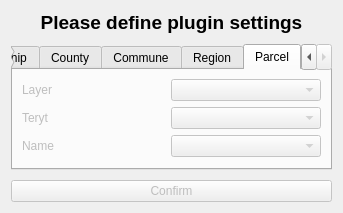
<?xml version="1.0" encoding="UTF-8"?>
<ui version="4.0">
 <class>QGISLayerPicker</class>
 <widget class="QDialog" name="QGISLayerPicker">
  <property name="enabled">
   <bool>true</bool>
  </property>
  <property name="geometry">
   <rect>
    <x>0</x>
    <y>0</y>
    <width>343</width>
    <height>213</height>
   </rect>
  </property>
  <property name="sizePolicy">
   <sizepolicy hsizetype="Preferred" vsizetype="Preferred">
    <horstretch>0</horstretch>
    <verstretch>0</verstretch>
   </sizepolicy>
  </property>
  <property name="windowTitle">
   <string>Dialog</string>
  </property>
  <layout class="QVBoxLayout" name="verticalLayout_13">
   <item>
    <widget class="QLabel" name="titleLabel">
     <property name="text">
      <string>&lt;html&gt;&lt;head/&gt;&lt;body&gt;&lt;p align=&quot;center&quot;&gt;&lt;span style=&quot; font-size:14pt; font-weight:600;&quot;&gt;Please define plugin settings&lt;/span&gt;&lt;/p&gt;&lt;/body&gt;&lt;/html&gt;</string>
     </property>
    </widget>
   </item>
   <item>
    <spacer name="verticalSpacer">
     <property name="orientation">
      <enum>Qt::Vertical</enum>
     </property>
     <property name="sizeHint" stdset="0">
      <size>
       <width>20</width>
       <height>40</height>
      </size>
     </property>
    </spacer>
   </item>
   <item>
    <widget class="QTabWidget" name="layerPickerTab">
     <property name="enabled">
      <bool>true</bool>
     </property>
     <property name="currentIndex">
      <number>4</number>
     </property>
     <widget class="QWidget" name="voivodeshipTab">
      <property name="enabled">
       <bool>true</bool>
      </property>
      <attribute name="title">
       <string>Voivodeship</string>
      </attribute>
      <layout class="QVBoxLayout" name="verticalLayout">
       <item>
        <layout class="QHBoxLayout" name="horizontalLayout_7">
         <item>
          <widget class="QLabel" name="voivodeshipLabel">
           <property name="text">
            <string>Layer</string>
           </property>
          </widget>
         </item>
         <item>
          <spacer name="horizontalSpacer_5">
           <property name="orientation">
            <enum>Qt::Horizontal</enum>
           </property>
           <property name="sizeHint" stdset="0">
            <size>
             <width>40</width>
             <height>20</height>
            </size>
           </property>
          </spacer>
         </item>
         <item>
          <widget class="QgsMapLayerComboBox" name="voivodeshipMapLayerComboBox">
           <property name="enabled">
            <bool>false</bool>
           </property>
           <property name="minimumSize">
            <size>
             <width>150</width>
             <height>0</height>
            </size>
           </property>
           <property name="maximumSize">
            <size>
             <width>16777215</width>
             <height>16777215</height>
            </size>
           </property>
           <property name="acceptDrops">
            <bool>true</bool>
           </property>
          </widget>
         </item>
        </layout>
       </item>
       <item>
        <layout class="QHBoxLayout" name="horizontalLayout">
         <item>
          <widget class="QLabel" name="voivodeshipTerytLabel">
           <property name="text">
            <string>Teryt</string>
           </property>
          </widget>
         </item>
         <item>
          <spacer name="horizontalSpacer">
           <property name="orientation">
            <enum>Qt::Horizontal</enum>
           </property>
           <property name="sizeType">
            <enum>QSizePolicy::Expanding</enum>
           </property>
           <property name="sizeHint" stdset="0">
            <size>
             <width>40</width>
             <height>20</height>
            </size>
           </property>
          </spacer>
         </item>
         <item>
          <widget class="QgsFieldComboBox" name="voivodeshipTerytFieldComboBox">
           <property name="enabled">
            <bool>false</bool>
           </property>
           <property name="minimumSize">
            <size>
             <width>150</width>
             <height>0</height>
            </size>
           </property>
          </widget>
         </item>
        </layout>
       </item>
       <item>
        <layout class="QHBoxLayout" name="horizontalLayout_6">
         <item>
          <widget class="QLabel" name="voivodeshipNameLabel">
           <property name="text">
            <string>Name</string>
           </property>
          </widget>
         </item>
         <item>
          <spacer name="horizontalSpacer_2">
           <property name="orientation">
            <enum>Qt::Horizontal</enum>
           </property>
           <property name="sizeType">
            <enum>QSizePolicy::Expanding</enum>
           </property>
           <property name="sizeHint" stdset="0">
            <size>
             <width>40</width>
             <height>20</height>
            </size>
           </property>
          </spacer>
         </item>
         <item>
          <widget class="QgsFieldComboBox" name="voivodeshipNameFieldComboBox">
           <property name="enabled">
            <bool>false</bool>
           </property>
           <property name="minimumSize">
            <size>
             <width>150</width>
             <height>0</height>
            </size>
           </property>
          </widget>
         </item>
        </layout>
       </item>
      </layout>
     </widget>
     <widget class="QWidget" name="countyTab">
      <property name="enabled">
       <bool>false</bool>
      </property>
      <attribute name="title">
       <string>County</string>
      </attribute>
      <layout class="QVBoxLayout" name="verticalLayout_9">
       <item>
        <layout class="QHBoxLayout" name="horizontalLayout_26">
         <item>
          <widget class="QLabel" name="countyLabel">
           <property name="enabled">
            <bool>false</bool>
           </property>
           <property name="text">
            <string>Layer</string>
           </property>
          </widget>
         </item>
         <item>
          <spacer name="horizontalSpacer_26">
           <property name="orientation">
            <enum>Qt::Horizontal</enum>
           </property>
           <property name="sizeHint" stdset="0">
            <size>
             <width>40</width>
             <height>20</height>
            </size>
           </property>
          </spacer>
         </item>
         <item>
          <widget class="QgsMapLayerComboBox" name="countyMapLayerComboBox">
           <property name="enabled">
            <bool>false</bool>
           </property>
           <property name="minimumSize">
            <size>
             <width>150</width>
             <height>0</height>
            </size>
           </property>
           <property name="maximumSize">
            <size>
             <width>16777215</width>
             <height>16777215</height>
            </size>
           </property>
           <property name="acceptDrops">
            <bool>true</bool>
           </property>
          </widget>
         </item>
        </layout>
       </item>
       <item>
        <layout class="QHBoxLayout" name="horizontalLayout_25">
         <item>
          <widget class="QLabel" name="countyTerytLabel">
           <property name="text">
            <string>Teryt</string>
           </property>
          </widget>
         </item>
         <item>
          <spacer name="horizontalSpacer_25">
           <property name="orientation">
            <enum>Qt::Horizontal</enum>
           </property>
           <property name="sizeType">
            <enum>QSizePolicy::Expanding</enum>
           </property>
           <property name="sizeHint" stdset="0">
            <size>
             <width>40</width>
             <height>20</height>
            </size>
           </property>
          </spacer>
         </item>
         <item>
          <widget class="QgsFieldComboBox" name="countyTerytFieldComboBox">
           <property name="enabled">
            <bool>false</bool>
           </property>
           <property name="minimumSize">
            <size>
             <width>150</width>
             <height>0</height>
            </size>
           </property>
          </widget>
         </item>
        </layout>
       </item>
       <item>
        <layout class="QHBoxLayout" name="horizontalLayout_27">
         <item>
          <widget class="QLabel" name="countyNameLabel">
           <property name="text">
            <string>Name</string>
           </property>
          </widget>
         </item>
         <item>
          <spacer name="horizontalSpacer_27">
           <property name="orientation">
            <enum>Qt::Horizontal</enum>
           </property>
           <property name="sizeType">
            <enum>QSizePolicy::Expanding</enum>
           </property>
           <property name="sizeHint" stdset="0">
            <size>
             <width>40</width>
             <height>20</height>
            </size>
           </property>
          </spacer>
         </item>
         <item>
          <widget class="QgsFieldComboBox" name="countyNameFieldComboBox">
           <property name="enabled">
            <bool>false</bool>
           </property>
           <property name="minimumSize">
            <size>
             <width>150</width>
             <height>0</height>
            </size>
           </property>
          </widget>
         </item>
        </layout>
       </item>
      </layout>
     </widget>
     <widget class="QWidget" name="communeTab">
      <property name="enabled">
       <bool>false</bool>
      </property>
      <attribute name="title">
       <string>Commune</string>
      </attribute>
      <layout class="QVBoxLayout" name="verticalLayout_10">
       <item>
        <layout class="QHBoxLayout" name="horizontalLayout_31">
         <item>
          <widget class="QLabel" name="communeLabel">
           <property name="text">
            <string>Layer</string>
           </property>
          </widget>
         </item>
         <item>
          <spacer name="horizontalSpacer_31">
           <property name="orientation">
            <enum>Qt::Horizontal</enum>
           </property>
           <property name="sizeHint" stdset="0">
            <size>
             <width>40</width>
             <height>20</height>
            </size>
           </property>
          </spacer>
         </item>
         <item>
          <widget class="QgsMapLayerComboBox" name="communeMapLayerComboBox">
           <property name="enabled">
            <bool>false</bool>
           </property>
           <property name="minimumSize">
            <size>
             <width>150</width>
             <height>0</height>
            </size>
           </property>
           <property name="maximumSize">
            <size>
             <width>16777215</width>
             <height>16777215</height>
            </size>
           </property>
           <property name="acceptDrops">
            <bool>true</bool>
           </property>
          </widget>
         </item>
        </layout>
       </item>
       <item>
        <layout class="QHBoxLayout" name="horizontalLayout_33">
         <item>
          <widget class="QLabel" name="communeTerytLabel">
           <property name="text">
            <string>Teryt</string>
           </property>
          </widget>
         </item>
         <item>
          <spacer name="horizontalSpacer_33">
           <property name="orientation">
            <enum>Qt::Horizontal</enum>
           </property>
           <property name="sizeType">
            <enum>QSizePolicy::Expanding</enum>
           </property>
           <property name="sizeHint" stdset="0">
            <size>
             <width>40</width>
             <height>20</height>
            </size>
           </property>
          </spacer>
         </item>
         <item>
          <widget class="QgsFieldComboBox" name="communeTerytFieldComboBox">
           <property name="enabled">
            <bool>false</bool>
           </property>
           <property name="minimumSize">
            <size>
             <width>150</width>
             <height>0</height>
            </size>
           </property>
          </widget>
         </item>
        </layout>
       </item>
       <item>
        <layout class="QHBoxLayout" name="horizontalLayout_32">
         <item>
          <widget class="QLabel" name="communeNameLabel">
           <property name="text">
            <string>Name</string>
           </property>
          </widget>
         </item>
         <item>
          <spacer name="horizontalSpacer_32">
           <property name="orientation">
            <enum>Qt::Horizontal</enum>
           </property>
           <property name="sizeType">
            <enum>QSizePolicy::Expanding</enum>
           </property>
           <property name="sizeHint" stdset="0">
            <size>
             <width>40</width>
             <height>20</height>
            </size>
           </property>
          </spacer>
         </item>
         <item>
          <widget class="QgsFieldComboBox" name="communeNameFieldComboBox">
           <property name="enabled">
            <bool>false</bool>
           </property>
           <property name="minimumSize">
            <size>
             <width>150</width>
             <height>0</height>
            </size>
           </property>
          </widget>
         </item>
        </layout>
       </item>
      </layout>
     </widget>
     <widget class="QWidget" name="regionTab">
      <property name="enabled">
       <bool>false</bool>
      </property>
      <attribute name="title">
       <string>Region</string>
      </attribute>
      <layout class="QVBoxLayout" name="verticalLayout_12">
       <item>
        <layout class="QHBoxLayout" name="horizontalLayout_40">
         <item>
          <widget class="QLabel" name="regionLabel">
           <property name="text">
            <string>Layer</string>
           </property>
          </widget>
         </item>
         <item>
          <spacer name="horizontalSpacer_40">
           <property name="orientation">
            <enum>Qt::Horizontal</enum>
           </property>
           <property name="sizeHint" stdset="0">
            <size>
             <width>40</width>
             <height>20</height>
            </size>
           </property>
          </spacer>
         </item>
         <item>
          <widget class="QgsMapLayerComboBox" name="regionMapLayerComboBox">
           <property name="enabled">
            <bool>false</bool>
           </property>
           <property name="minimumSize">
            <size>
             <width>150</width>
             <height>0</height>
            </size>
           </property>
           <property name="maximumSize">
            <size>
             <width>16777215</width>
             <height>16777215</height>
            </size>
           </property>
           <property name="acceptDrops">
            <bool>true</bool>
           </property>
          </widget>
         </item>
        </layout>
       </item>
       <item>
        <layout class="QHBoxLayout" name="horizontalLayout_41">
         <item>
          <widget class="QLabel" name="regionTerytLabel">
           <property name="text">
            <string>Teryt</string>
           </property>
          </widget>
         </item>
         <item>
          <spacer name="horizontalSpacer_41">
           <property name="orientation">
            <enum>Qt::Horizontal</enum>
           </property>
           <property name="sizeType">
            <enum>QSizePolicy::Expanding</enum>
           </property>
           <property name="sizeHint" stdset="0">
            <size>
             <width>40</width>
             <height>20</height>
            </size>
           </property>
          </spacer>
         </item>
         <item>
          <widget class="QgsFieldComboBox" name="regionTerytFieldComboBox">
           <property name="enabled">
            <bool>false</bool>
           </property>
           <property name="minimumSize">
            <size>
             <width>150</width>
             <height>0</height>
            </size>
           </property>
          </widget>
         </item>
        </layout>
       </item>
       <item>
        <layout class="QHBoxLayout" name="horizontalLayout_42">
         <item>
          <widget class="QLabel" name="regionNameLabel">
           <property name="text">
            <string>Name</string>
           </property>
          </widget>
         </item>
         <item>
          <spacer name="horizontalSpacer_42">
           <property name="orientation">
            <enum>Qt::Horizontal</enum>
           </property>
           <property name="sizeType">
            <enum>QSizePolicy::Expanding</enum>
           </property>
           <property name="sizeHint" stdset="0">
            <size>
             <width>40</width>
             <height>20</height>
            </size>
           </property>
          </spacer>
         </item>
         <item>
          <widget class="QgsFieldComboBox" name="regionNameFieldComboBox">
           <property name="enabled">
            <bool>false</bool>
           </property>
           <property name="minimumSize">
            <size>
             <width>150</width>
             <height>0</height>
            </size>
           </property>
          </widget>
         </item>
        </layout>
       </item>
      </layout>
     </widget>
     <widget class="QWidget" name="parcelTab">
      <property name="enabled">
       <bool>false</bool>
      </property>
      <attribute name="title">
       <string>Parcel</string>
      </attribute>
      <layout class="QVBoxLayout" name="verticalLayout_11">
       <item>
        <layout class="QHBoxLayout" name="horizontalLayout_37">
         <item>
          <widget class="QLabel" name="parcelLabel">
           <property name="text">
            <string>Layer</string>
           </property>
          </widget>
         </item>
         <item>
          <spacer name="horizontalSpacer_37">
           <property name="orientation">
            <enum>Qt::Horizontal</enum>
           </property>
           <property name="sizeHint" stdset="0">
            <size>
             <width>40</width>
             <height>20</height>
            </size>
           </property>
          </spacer>
         </item>
         <item>
          <widget class="QgsMapLayerComboBox" name="parcelMapLayerComboBox">
           <property name="enabled">
            <bool>false</bool>
           </property>
           <property name="minimumSize">
            <size>
             <width>150</width>
             <height>0</height>
            </size>
           </property>
           <property name="maximumSize">
            <size>
             <width>16777215</width>
             <height>16777215</height>
            </size>
           </property>
           <property name="acceptDrops">
            <bool>true</bool>
           </property>
          </widget>
         </item>
        </layout>
       </item>
       <item>
        <layout class="QHBoxLayout" name="horizontalLayout_38">
         <item>
          <widget class="QLabel" name="parcelTerytLabel">
           <property name="text">
            <string>Teryt</string>
           </property>
          </widget>
         </item>
         <item>
          <spacer name="horizontalSpacer_38">
           <property name="orientation">
            <enum>Qt::Horizontal</enum>
           </property>
           <property name="sizeType">
            <enum>QSizePolicy::Expanding</enum>
           </property>
           <property name="sizeHint" stdset="0">
            <size>
             <width>40</width>
             <height>20</height>
            </size>
           </property>
          </spacer>
         </item>
         <item>
          <widget class="QgsFieldComboBox" name="parcelTerytFieldComboBox">
           <property name="enabled">
            <bool>false</bool>
           </property>
           <property name="minimumSize">
            <size>
             <width>150</width>
             <height>0</height>
            </size>
           </property>
          </widget>
         </item>
        </layout>
       </item>
       <item>
        <layout class="QHBoxLayout" name="horizontalLayout_39">
         <item>
          <widget class="QLabel" name="parcelNameLabel">
           <property name="text">
            <string>Name</string>
           </property>
          </widget>
         </item>
         <item>
          <spacer name="horizontalSpacer_39">
           <property name="orientation">
            <enum>Qt::Horizontal</enum>
           </property>
           <property name="sizeType">
            <enum>QSizePolicy::Expanding</enum>
           </property>
           <property name="sizeHint" stdset="0">
            <size>
             <width>40</width>
             <height>20</height>
            </size>
           </property>
          </spacer>
         </item>
         <item>
          <widget class="QgsFieldComboBox" name="parcelNameFieldComboBox">
           <property name="enabled">
            <bool>false</bool>
           </property>
           <property name="minimumSize">
            <size>
             <width>150</width>
             <height>0</height>
            </size>
           </property>
          </widget>
         </item>
        </layout>
       </item>
      </layout>
     </widget>
    </widget>
   </item>
   <item>
    <spacer name="verticalSpacer_2">
     <property name="orientation">
      <enum>Qt::Vertical</enum>
     </property>
     <property name="sizeHint" stdset="0">
      <size>
       <width>20</width>
       <height>40</height>
      </size>
     </property>
    </spacer>
   </item>
   <item>
    <widget class="QPushButton" name="confirmButton">
     <property name="enabled">
      <bool>false</bool>
     </property>
     <property name="text">
      <string>Confirm</string>
     </property>
    </widget>
   </item>
  </layout>
 </widget>
 <customwidgets>
  <customwidget>
   <class>QgsFieldComboBox</class>
   <extends>QComboBox</extends>
   <header>qgsfieldcombobox.h</header>
  </customwidget>
  <customwidget>
   <class>QgsMapLayerComboBox</class>
   <extends>QComboBox</extends>
   <header>qgsmaplayercombobox.h</header>
  </customwidget>
 </customwidgets>
 <resources>
  <include location="../resources/resource.qrc"/>
 </resources>
 <connections/>
</ui>
